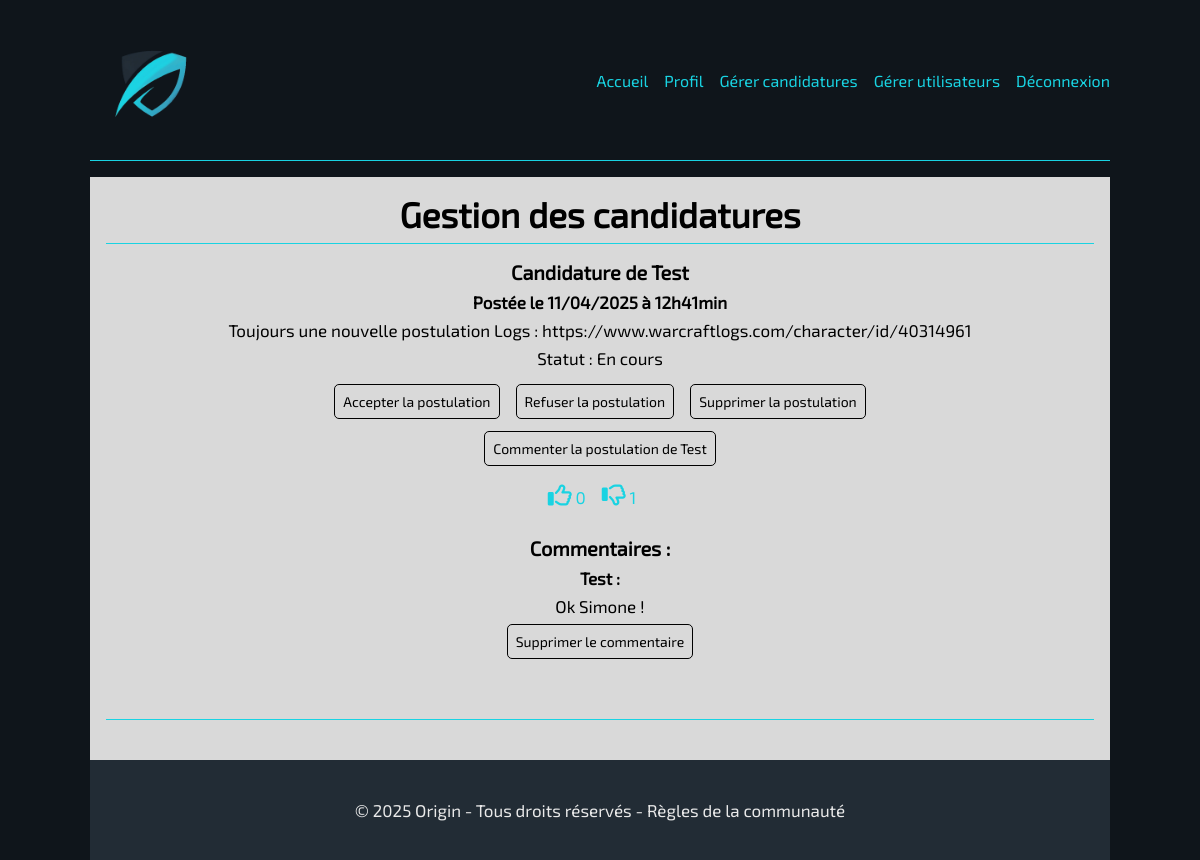
/?action=moderation_candidatures (signed in), run on the app's committed database.
### tables this page shows
CREATE TABLE `postulation` (
  `id_postulation` int(11) NOT NULL,
  `contenu` varchar(1500) NOT NULL,
  `statut` enum('En cours','Validee','Refusee','') NOT NULL,
  `date_de_soumission` timestamp NULL DEFAULT current_timestamp(),
  `id_membre` int(11) NOT NULL
);

CREATE TABLE `membre` (
  `id_membre` int(11) NOT NULL,
  `pseudo` varchar(50) NOT NULL,
  `email` varchar(120) NOT NULL,
  `mot_de_passe` varchar(255) NOT NULL,
  `role` enum('Membre','Titan','Moderateur','Admin') NOT NULL
);

CREATE TABLE `commentaire` (
  `id_commentaire` int(11) NOT NULL,
  `contenu` varchar(250) NOT NULL,
  `date_commentaire` timestamp NULL DEFAULT current_timestamp(),
  `id_postulation` int(11) NOT NULL,
  `id_membre` int(11) NOT NULL
);

### controleur/candidatures_back_ctr.php (called while the page is built, shortened)
<?php
require_once RACINE . "/modele/commentaire_bdd.inc.php";
require_once RACINE . "/modele/postulation_bdd.inc.php";
$postulations = recupererPostulationsEnCours();
$agregat_commentaires = [];
foreach ($postulations as $postulation) {
    $commentaires = recupererCommentairesParIdPostulation($postulation["id_postulation"]);
    array_push($agregat_commentaires, $commentaires);
}
include RACINE . "/vue/header.php";
include RACINE . "/vue/candidatures_back.php";
include RACINE . "/vue/footer.php";

### index.php (called while the page is built, shortened)
<?php
$action = "defaut";
if (isset($_GET["action"])) {
    $action = $_GET["action"];
}
$fichier = navigation($action);
require(RACINE . "/controleur/" . $fichier);

### modele/postulation_bdd.inc.php (called while the page is built, shortened)
<?php
function recupererPostulationsEnCours()
{
    try {
        $connexion = connexionBdd();
        $requete = $connexion->prepare(
            "SELECT `id_postulation`, `contenu`,
                DATE_FORMAT(date_de_soumission, '%d/%m/%Y à %Hh%imin') AS `date_formatee`,
                `statut`, pseudo
            FROM `postulation`
            JOIN `membre` USING(id_membre)
            WHERE statut = 'En cours'
            ORDER BY id_postulation");
        $requete->execute();
        return ($requete->fetchAll(PDO::FETCH_ASSOC));
    } catch (PDOException $erreur) {
        throw new Exception("Erreur: " . $erreur->getMessage());
    }
}

### modele/commentaire_bdd.inc.php (called while the page is built, shortened)
<?php
function recupererCommentairesParIdPostulation($id_postulation)
{
    try {
        $connexion = connexionBdd();
        $requete = $connexion->prepare("SELECT
            id_commentaire, contenu, DATE_FORMAT(date_commentaire, '%d/%m/%Y à %Hh%imin') AS date_formatee, pseudo
            FROM commentaire
            JOIN membre USING(id_membre)
            WHERE id_postulation=:id_postulation");
        $requete->bindValue(":id_postulation", $id_postulation, PDO::PARAM_INT);
        $requete->execute();
        return $requete->fetchAll(PDO::FETCH_ASSOC);
    } catch (PDOException $erreur) {
        throw new Exception("Erreur: " . $erreur->getMessage());
    }
}

### vue/candidatures_back.php (the view, shortened to what this page needs)
<main class="container back">
    <h1>Gestion des candidatures</h1>
    <section id="liste_candidats">
        <?php
        $index = 0;
        foreach ($postulations as $postulation) : ?>
            <div class="candidature">
                <h3>Candidature de <?= ucfirst($postulation["pseudo"]); ?></h3>
                <h4>Postée le <?= $postulation["date_formatee"]; ?></h4>
                <p><?= ucfirst($postulation["contenu"]); ?></p>
                <p class="statut">Statut : <?= $postulation["statut"]; ?></p>
                <div class="moderation">
                    <form action="./?action=moderation_candidatures" method="POST">
                        <button class="bouton" type="submit" name="accepter" aria-label="Bouton de suppression de postulation">Accepter la postulation</button>
                    </form>
                    <form action="./?action=moderation_candidatures" method="POST">
                        <button class="bouton" type="submit" name="refuser" aria-label="Bouton de suppression de postulation">Refuser la postulation</button>
                    </form>
                    <form action="./?action=moderation_candidatures" method="POST" onsubmit="return confirm('Confirmer la suppression? (cette action est irréversible)')">
                        <button class="bouton" type="submit" name="supprimer" aria-label="Bouton de suppression de postulation">Supprimer la postulation</button>
                    </form>
                </div>
                <button class="commenter bouton" data-id="<?= $postulation["id_postulation"]; ?>" aria-label="Bouton pour commenter la postulation">Commenter la postulation de <?= ucfirst($postulation["pseudo"]) ?></button>
                <div class="votes">
                    <?php
                    $vote_pour = 0;
                    $vote_contre = 0;
                    foreach ($agregat_votes[$index] as $vote) {
                        if ($vote["choix"]): $vote_pour++;
                        else : $vote_contre++;
                        endif;
                    }
                    ?>
                    <form action="./?action=moderation_candidatures" method="post" class="voter">
                        <button type="submit" class="voter_pour" data-id="<?= $postulation["id_postulation"]; ?>" aria-label="Pouce vers le haut : voter pour"><i class="fa-regular fa-thumbs-up"></i></button>
                        <?= $vote_pour ?>
                    </form>
                    <form action="./?action=moderation_candidatures" method="post" class="voter">
                        <button type="submit" class="voter_contre" data-id="<?= $postulation["id_postulation"]; ?>" aria-label="Pouce vers le bas : voter contre"><i class="fa-regular fa-thumbs-down"></i></button>
                        <?= $vote_contre ?>
                    </form>
                </div>
                <div class="commentaires">
                    <h3>Commentaires :</h3>
                    <?php
                    foreach ($agregat_commentaires[$index] as $commentaire) : ?>
                        <div class="un_commentaire">
                            <h4><?= ucfirst($commentaire["pseudo"]); ?> :</h4>
                            <p><?= ucfirst($commentaire["contenu"]); ?></p>
                            <form action="./?action=moderation_candidatures" method="POST" onsubmit="return confirm('Confirmer la suppression? (cette action est irréversible)')">
                                <button class="bouton" type="submit" name="supprimer" aria-label="Bouton de suppression de commentaire">Supprimer le commentaire</button>
                            </form>
                        </div>
                    <?php endforeach; ?>
                </div>
            </div>
        <?php
            $index++;
        endforeach;
        ?>
    </section>
</main>

### public/css/style-min.css (style rules this page uses)
:root { --fond:#222c35;--text_color:#19d3e2;--content_color:#e9e9e9;--hover:#ffffff }
* { margin:0;padding:0 }
body { background-color:#0f151b;height:100vh;background-size:cover;background-clip:content-box;background-attachment:fixed;color:var(--text_color);font-family:"Exo 2";font-size:16px }
p,h4 { color:var(--content_color);overflow-wrap:break-word;word-break:break-word }
.container { background-color:var(--fond);max-width:85%;width:100%;box-sizing:border-box;justify-self:center;justify-content:space-between;display:flex;flex-direction:column;flex-wrap:wrap;margin:0 auto;padding:16px }
main { height:auto }
.back { background-color:#d9d9d9 }
h1 { text-align:center }
section .candidature { display:flex;flex-direction:column;text-align:center;border-bottom:1px solid var(--text_color) }
.candidature h3 { margin-top:16px }
.candidature h4 { margin:8px 0 }
.candidature .statut { margin:8px 0 }
.candidature .votes { display:flex;justify-content:center }
.candidature .votes form { margin-right:16px }
.candidature .votes .voter button { width:50px;height:50px;background-color:var(--fond);border:none }
.candidature .votes .voter .voter_pour i,.candidature .votes .voter .voter_contre i { font-size:24px;color:var(--text_color) }
.candidature .votes form { width:px }
.candidature .commentaires button { margin-top:8px }
.candidature .commentaires { margin-bottom:16px }
.candidature .commentaires .un_commentaire { padding-bottom:16px }
h1,h2 { border-bottom:1px solid var(--text_color);font-size:21px;padding-bottom:8px }
.bouton { font-size:14px;background-color:var(--fond);border:1px solid var(--text_color);border-radius:5px;font-family:"Exo 2";color:var(--text_color);padding:8px;margin-bottom:4px }
.back h1,.back h2,.back h3,.back h4,.back p { color:black }
.back button { background-color:#d9d9d9;color:black;border-color:black }
.back .candidature .votes .voter button { background-color:#d9d9d9 }
@media screen and (min-width:768px) { body { font-size:17px;max-width:100% } }
@media screen and (min-width:768px) { h1,h2 { font-size:35px } }
@media screen and (min-width:768px) { .container { padding:16px } }
@media screen and (min-width:768px) { .moderation { display:flex;justify-content:center } }
@media screen and (min-width:768px) { .moderation form { margin:8px } }
@media screen and (min-width:768px) { .candidature { display:flex;flex-wrap:wrap;flex-direction:column;align-content:center;margin-bottom:24px;padding-bottom:24px;border-bottom:1px solid var(--text_color) } }
@media screen and (min-width:768px) { #liste_candidats .candidature button { width:max-content;align-self:center } }

### data on the page
postulation: id_membre.pseudo "Test", date_formatee "11/04/2025 à 12h41min", contenu "Toujours une nouvelle postulation Logs : https://www.warcraftlogs.com/character/id/40314961", statut "En cours", vote_pour "0", vote_contre "1"
commentaire: id_membre.pseudo "Test", contenu "Ok Simone !"
